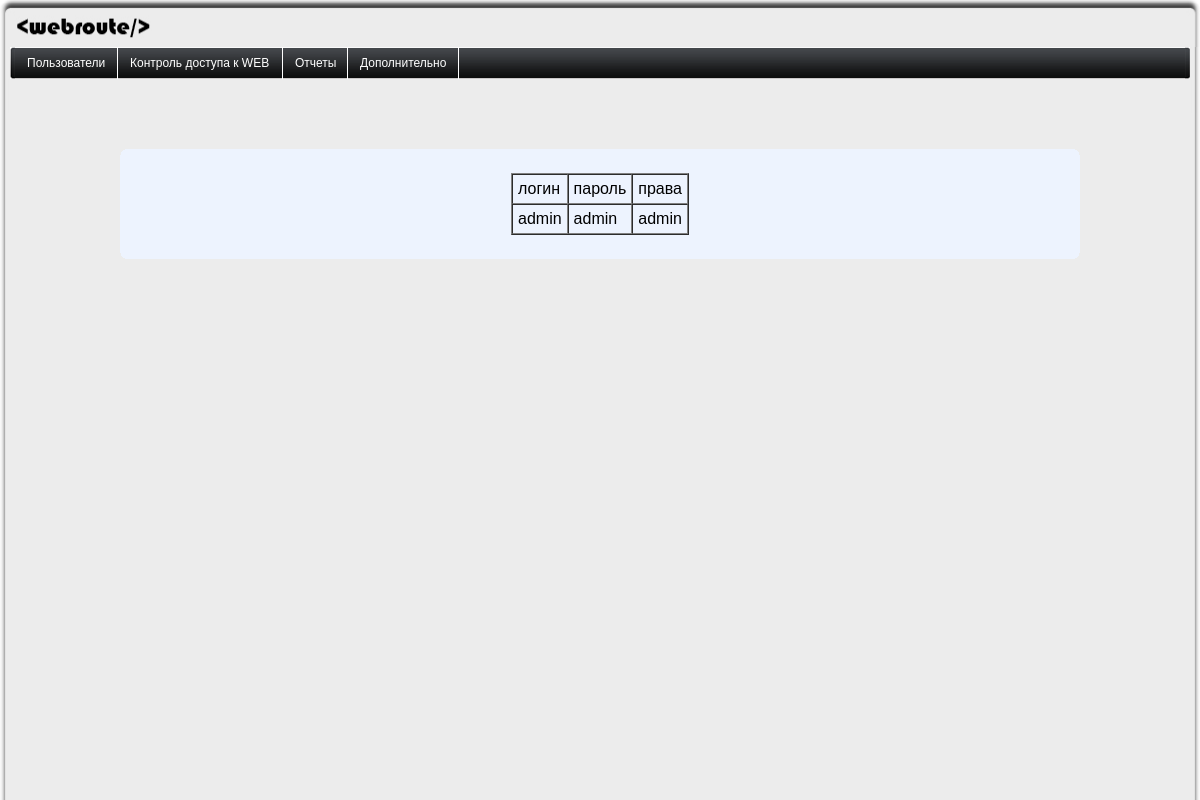
The app's page /web_route/admin (signed in) with its own data.
### tables this page shows
CREATE TABLE `users` (
  `id` int(30) NOT NULL AUTO_INCREMENT,
  `login` varchar(32) NOT NULL,
  `password` varchar(64) NOT NULL,
  `ip` int(15) NOT NULL,
  `role` varchar(10) NOT NULL,
  PRIMARY KEY (`id`)
);

### html/web_route/lib/v_usr.php (the view, shortened to what this page needs)
<?php
if ($_SESSION['role'] != 'admin')
	{
	@header('Location: /web_route');
	}
else
{
$mysql_sel_all = "SELECT `login`,`password`,`role` FROM `users` ORDER BY `login`";
$result = mysql_query($mysql_sel_all);
echo '<br><table <table border="1" cellspacing="0" cellpadding="5">';
echo '<tr><td>логин</td><td>пароль</td><td>права</td></tr>';
while ($row = mysql_fetch_array($result, MYSQL_ASSOC))
      {
			echo '<tr>'.'<td>' . $row['login'] . '</td><td>' . $row['password'] . '</td><td>' . $row['role'] . '</td></tr>';
      }
echo '</table><br>';
}
?>

### html/web_route/untitled.css (style rules this page uses)
.tmpl2 { font-family: Arial, Helvetica, sans-serif; font-size: 16px; font-style: normal; line-height: normal; font-weight: normal; background-color: #ECECEC; margin: 0px; padding: 0px; }

### records on screen
users: login "admin", password "admin", role "admin"
